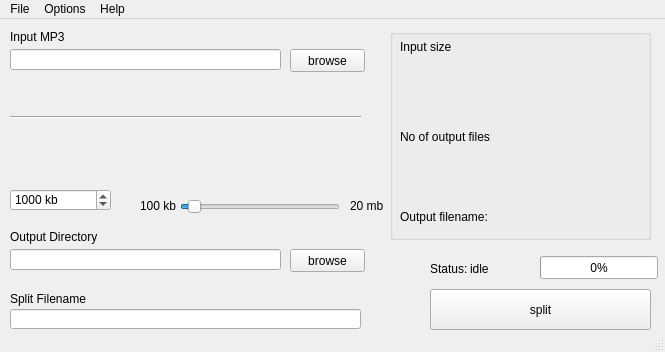
<?xml version="1.0" encoding="UTF-8"?>
<ui version="4.0">
 <class>MainWindow</class>
 <widget class="QMainWindow" name="MainWindow">
  <property name="geometry">
   <rect>
    <x>0</x>
    <y>0</y>
    <width>665</width>
    <height>352</height>
   </rect>
  </property>
  <property name="windowTitle">
   <string>ಠ_ಠ   aventari's mp3 cutter</string>
  </property>
  <widget class="QWidget" name="centralWidget">
   <widget class="QLabel" name="label_outputFilename">
    <property name="geometry">
     <rect>
      <x>10</x>
      <y>270</y>
      <width>91</width>
      <height>20</height>
     </rect>
    </property>
    <property name="text">
     <string>Split Filename</string>
    </property>
   </widget>
   <widget class="QPushButton" name="pushButton_split">
    <property name="geometry">
     <rect>
      <x>430</x>
      <y>270</y>
      <width>221</width>
      <height>41</height>
     </rect>
    </property>
    <property name="text">
     <string>split</string>
    </property>
   </widget>
   <widget class="QSlider" name="horizontalSlider_fileSize">
    <property name="geometry">
     <rect>
      <x>180</x>
      <y>180</y>
      <width>160</width>
      <height>16</height>
     </rect>
    </property>
    <property name="minimum">
     <number>100</number>
    </property>
    <property name="maximum">
     <number>20000</number>
    </property>
    <property name="singleStep">
     <number>100</number>
    </property>
    <property name="pageStep">
     <number>1000</number>
    </property>
    <property name="value">
     <number>1000</number>
    </property>
    <property name="orientation">
     <enum>Qt::Horizontal</enum>
    </property>
    <property name="tickPosition">
     <enum>QSlider::NoTicks</enum>
    </property>
   </widget>
   <widget class="QPushButton" name="pushButton_browse">
    <property name="geometry">
     <rect>
      <x>290</x>
      <y>30</y>
      <width>75</width>
      <height>23</height>
     </rect>
    </property>
    <property name="text">
     <string>browse</string>
    </property>
   </widget>
   <widget class="QSpinBox" name="spinBox_splitSize">
    <property name="geometry">
     <rect>
      <x>10</x>
      <y>170</y>
      <width>101</width>
      <height>22</height>
     </rect>
    </property>
    <property name="suffix">
     <string> kb</string>
    </property>
    <property name="minimum">
     <number>100</number>
    </property>
    <property name="maximum">
     <number>1000000</number>
    </property>
    <property name="singleStep">
     <number>100</number>
    </property>
    <property name="value">
     <number>1000</number>
    </property>
   </widget>
   <widget class="QLineEdit" name="lineEdit_fileName">
    <property name="geometry">
     <rect>
      <x>10</x>
      <y>30</y>
      <width>271</width>
      <height>21</height>
     </rect>
    </property>
   </widget>
   <widget class="QLineEdit" name="lineEdit_outputFilename">
    <property name="geometry">
     <rect>
      <x>10</x>
      <y>290</y>
      <width>351</width>
      <height>20</height>
     </rect>
    </property>
   </widget>
   <widget class="QLabel" name="label_inputMP3">
    <property name="geometry">
     <rect>
      <x>10</x>
      <y>10</y>
      <width>81</width>
      <height>16</height>
     </rect>
    </property>
    <property name="text">
     <string>Input MP3</string>
    </property>
   </widget>
   <widget class="QGroupBox" name="infoBox">
    <property name="geometry">
     <rect>
      <x>390</x>
      <y>10</y>
      <width>261</width>
      <height>211</height>
     </rect>
    </property>
    <property name="title">
     <string/>
    </property>
    <widget class="QLabel" name="label_4">
     <property name="geometry">
      <rect>
       <x>10</x>
       <y>10</y>
       <width>51</width>
       <height>16</height>
      </rect>
     </property>
     <property name="text">
      <string>Input size:</string>
     </property>
    </widget>
    <widget class="QLabel" name="label_inputSize">
     <property name="geometry">
      <rect>
       <x>70</x>
       <y>10</y>
       <width>181</width>
       <height>16</height>
      </rect>
     </property>
     <property name="text">
      <string/>
     </property>
    </widget>
    <widget class="QLabel" name="label_5">
     <property name="geometry">
      <rect>
       <x>10</x>
       <y>100</y>
       <width>91</width>
       <height>16</height>
      </rect>
     </property>
     <property name="text">
      <string>No of output files:</string>
     </property>
    </widget>
    <widget class="QLabel" name="label_noOutFiles">
     <property name="geometry">
      <rect>
       <x>110</x>
       <y>100</y>
       <width>131</width>
       <height>16</height>
      </rect>
     </property>
     <property name="text">
      <string/>
     </property>
    </widget>
    <widget class="QLabel" name="label_6">
     <property name="geometry">
      <rect>
       <x>10</x>
       <y>180</y>
       <width>91</width>
       <height>16</height>
      </rect>
     </property>
     <property name="text">
      <string>Output filename:</string>
     </property>
    </widget>
    <widget class="QLabel" name="label_outputFilename_2">
     <property name="geometry">
      <rect>
       <x>100</x>
       <y>182</y>
       <width>151</width>
       <height>16</height>
      </rect>
     </property>
     <property name="text">
      <string/>
     </property>
    </widget>
   </widget>
   <widget class="QLabel" name="label_outputDirectory">
    <property name="geometry">
     <rect>
      <x>10</x>
      <y>210</y>
      <width>91</width>
      <height>16</height>
     </rect>
    </property>
    <property name="text">
     <string>Output Directory</string>
    </property>
   </widget>
   <widget class="QLineEdit" name="lineEdit_outputDirectory">
    <property name="geometry">
     <rect>
      <x>10</x>
      <y>230</y>
      <width>271</width>
      <height>21</height>
     </rect>
    </property>
   </widget>
   <widget class="QPushButton" name="pushButton_browseDir">
    <property name="geometry">
     <rect>
      <x>290</x>
      <y>230</y>
      <width>75</width>
      <height>23</height>
     </rect>
    </property>
    <property name="text">
     <string>browse</string>
    </property>
   </widget>
   <widget class="Line" name="line">
    <property name="geometry">
     <rect>
      <x>10</x>
      <y>90</y>
      <width>351</width>
      <height>16</height>
     </rect>
    </property>
    <property name="orientation">
     <enum>Qt::Horizontal</enum>
    </property>
   </widget>
   <widget class="QLabel" name="label">
    <property name="geometry">
     <rect>
      <x>140</x>
      <y>180</y>
      <width>46</width>
      <height>13</height>
     </rect>
    </property>
    <property name="text">
     <string>100 kb</string>
    </property>
   </widget>
   <widget class="QLabel" name="label_2">
    <property name="geometry">
     <rect>
      <x>350</x>
      <y>180</y>
      <width>46</width>
      <height>13</height>
     </rect>
    </property>
    <property name="text">
     <string>20 mb</string>
    </property>
   </widget>
   <widget class="QProgressBar" name="progressBar">
    <property name="geometry">
     <rect>
      <x>540</x>
      <y>237</y>
      <width>118</width>
      <height>23</height>
     </rect>
    </property>
    <property name="value">
     <number>0</number>
    </property>
   </widget>
   <widget class="QLabel" name="label_3">
    <property name="geometry">
     <rect>
      <x>430</x>
      <y>243</y>
      <width>46</width>
      <height>13</height>
     </rect>
    </property>
    <property name="text">
     <string>Status:</string>
    </property>
   </widget>
   <widget class="QLabel" name="label_status">
    <property name="geometry">
     <rect>
      <x>470</x>
      <y>240</y>
      <width>51</width>
      <height>20</height>
     </rect>
    </property>
    <property name="text">
     <string>idle</string>
    </property>
   </widget>
  </widget>
  <widget class="QStatusBar" name="statusBar"/>
  <widget class="QMenuBar" name="menuBar">
   <property name="geometry">
    <rect>
     <x>0</x>
     <y>0</y>
     <width>665</width>
     <height>18</height>
    </rect>
   </property>
   <widget class="QMenu" name="menuMain">
    <property name="title">
     <string>File</string>
    </property>
    <addaction name="actionOpen"/>
    <addaction name="separator"/>
    <addaction name="actionExit"/>
   </widget>
   <widget class="QMenu" name="menuOptions">
    <property name="title">
     <string>Options</string>
    </property>
   </widget>
   <widget class="QMenu" name="menuHelp">
    <property name="title">
     <string>Help</string>
    </property>
    <addaction name="actionAbout"/>
   </widget>
   <addaction name="menuMain"/>
   <addaction name="menuOptions"/>
   <addaction name="menuHelp"/>
  </widget>
  <action name="actionOpen">
   <property name="text">
    <string>Open</string>
   </property>
  </action>
  <action name="actionExit">
   <property name="text">
    <string>Exit</string>
   </property>
  </action>
  <action name="actionAbout">
   <property name="text">
    <string>About</string>
   </property>
  </action>
 </widget>
 <layoutdefault spacing="6" margin="11"/>
 <resources/>
 <connections/>
</ui>
